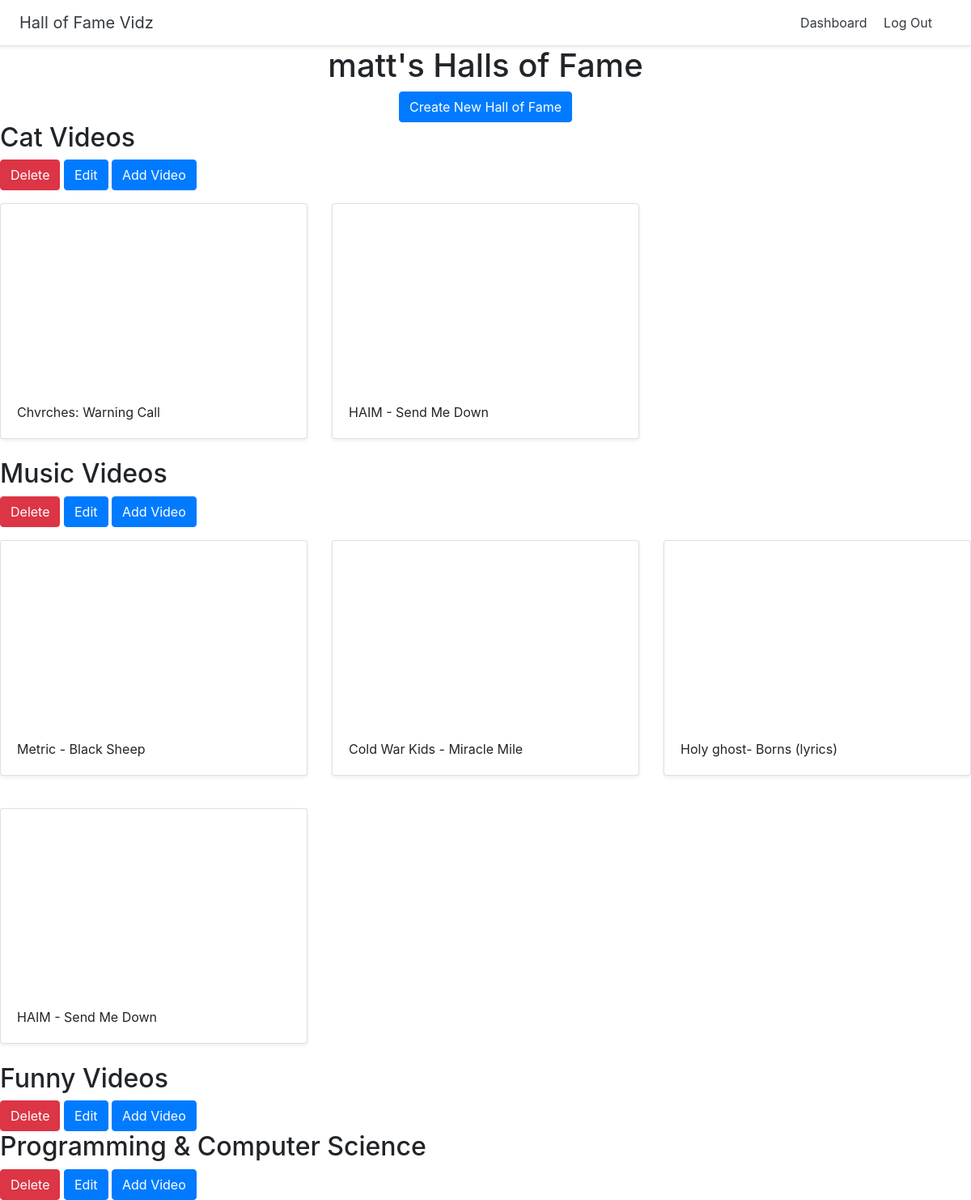
/dashboard (signed in), run on an earlier commit of the app's database.
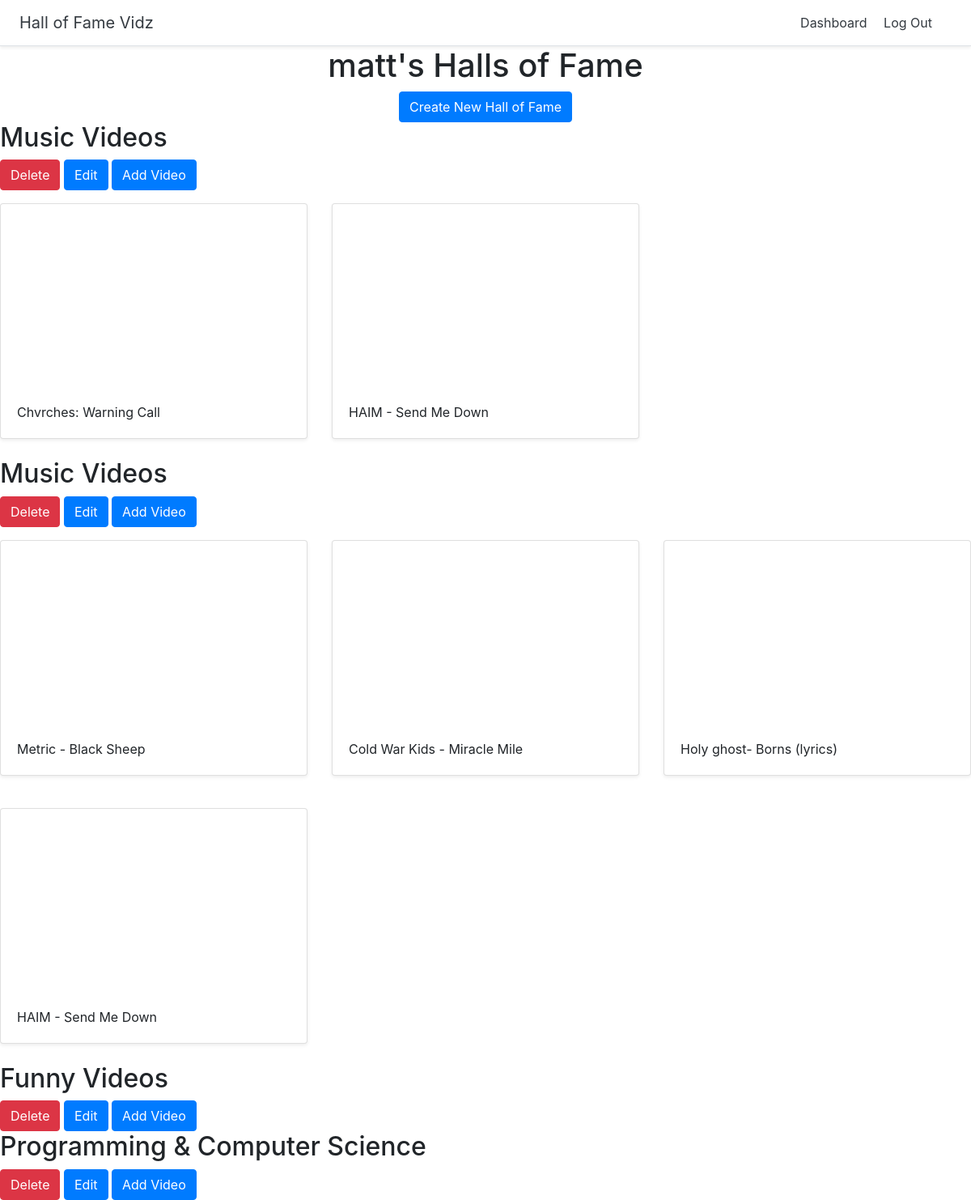
And on a later commit of the database.
### halls/models.py (models this page shows)
class Hall(models.Model):
	title = models.CharField(max_length=255)
	user = models.ForeignKey(User, on_delete=models.CASCADE)

### halls/views.py (the view)
# urls.py: path('dashboard', views.dashboard, name='dashboard'),
@login_required
def dashboard(request):
	halls = Hall.objects.filter(user=request.user)
	return render(request, 'halls/dashboard.html', {'halls':halls})

### halls/templates/halls/dashboard.html
{% extends 'halls/base.html' %}
{% block content %}
<div class="conatainer">
	<div class="text-center">
		<h1>{{ user.username }}'s Halls of Fame</h1>
		<a href="{% url 'create_hall' %}" class="btn btn-primary">Create New Hall of Fame</a>
	</div>
	{% for hall in halls %}
	<h2><a href="{% url 'detail_hall' hall.id%}"></a>{{ hall.title }}</h2>
	<a href="{% url 'delete_hall' hall.id %}" class="btn btn-danger">Delete</a>
	<a href="{% url 'update_hall' hall.id %}" class="btn btn-primary">Edit</a>
	<a href="{% url 'add_video' hall.id %}" class="btn btn-primary">Add Video</a>
		<div class="row">
			{% for video in hall.video_set.all %}
				<div class="col-md-4 mt-3">
					<div class="card mb-4 shadow-sm">
						<iframe width="100%" height="225" src="https://www.youtube.com/embed/'{{ video.youtube_id }}" frameborder="0" allow="accelerometer; autoplay; encrypted-media; gyroscope; picture-in-picture" allowfullscreen></iframe>
						<div class="card-body">
							<p class="card-text">{{ video.title }}</p>
						</div>
					</div>
				</div>
			{% endfor %}
		</div>
	{% endfor %}
</div>
{% endblock %}

What changed in the data, as far as the page shows it:
changed Hall (number 1 of 4 on the later page): title "Cat Videos" → "Music Videos"
